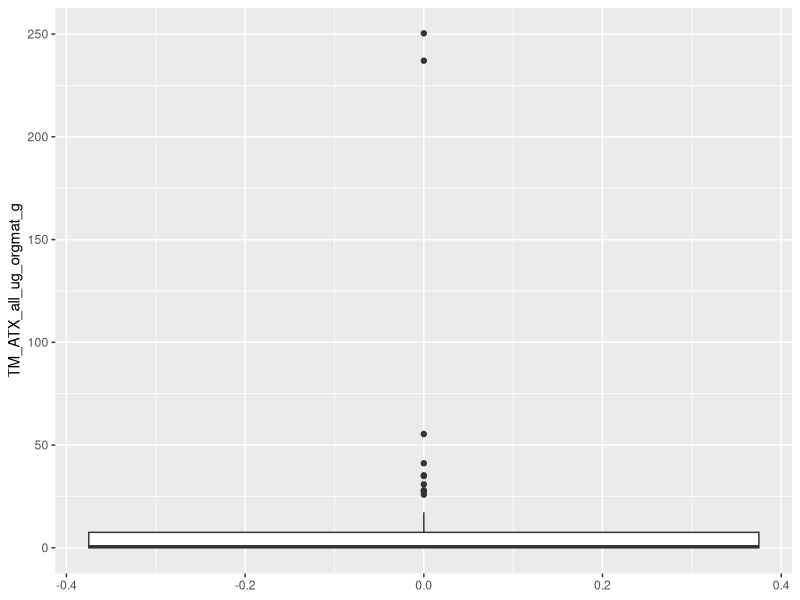
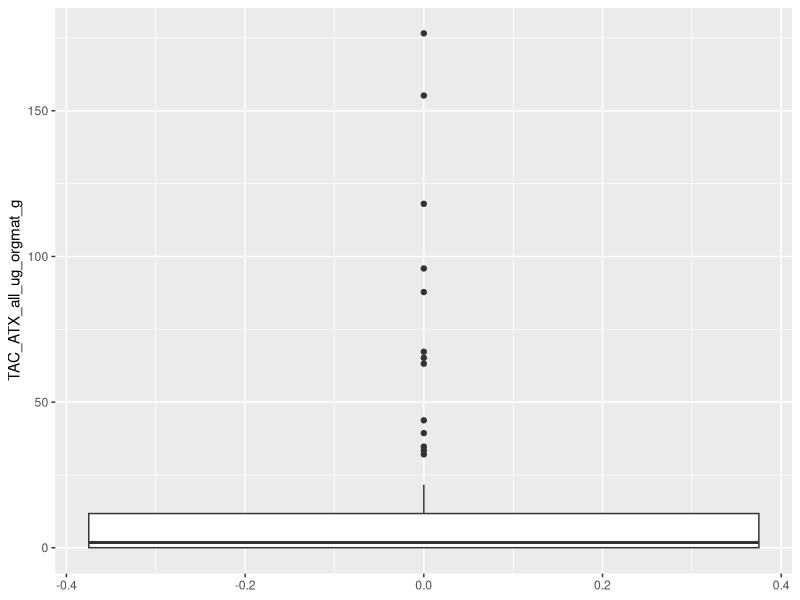
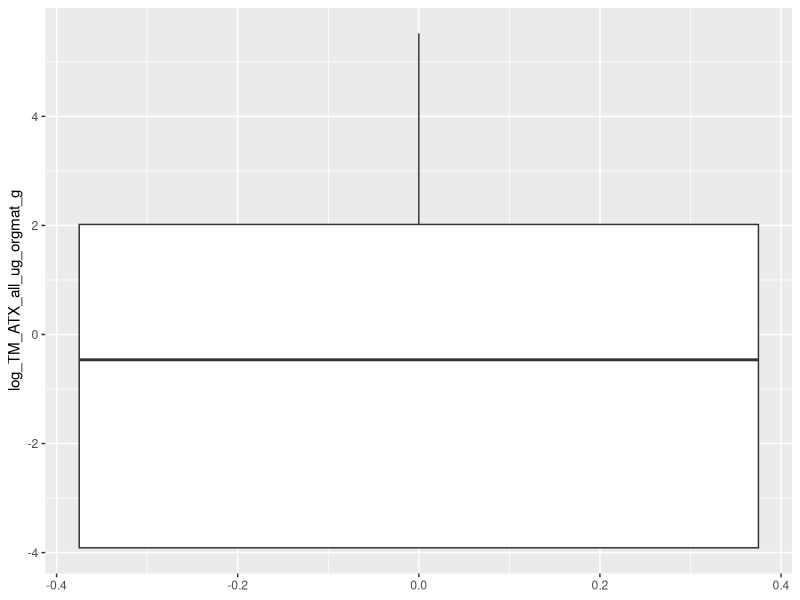
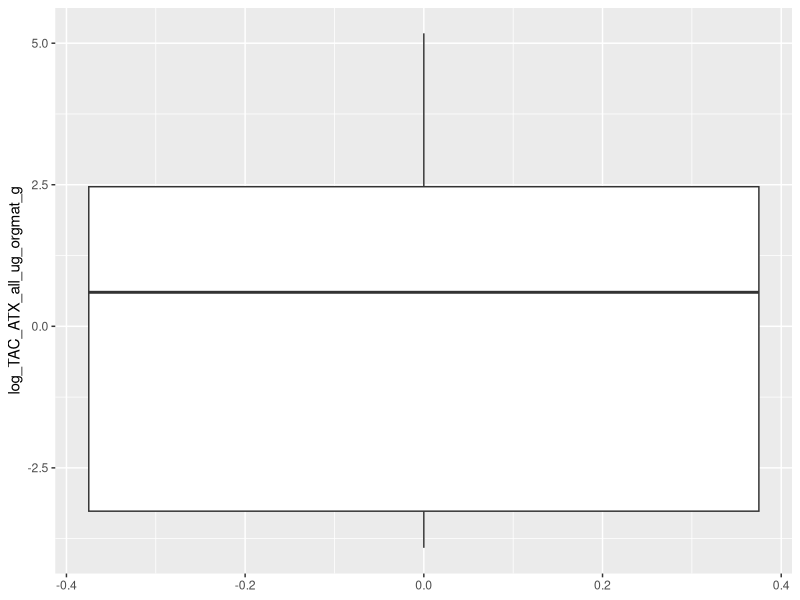

The R source for these figures, in order:
#### Log-transforming anatoxins and making categories for analyses
### Jordan Zabrecky
## last edited: 03.12.2026

# This script standardizes anatoxin concentrations to use in Q3 analyses

#### (1) Loading libraries & data ####

# libraries
lapply(c("tidyverse"), require, character.only = T)

# read in environmental covariates & toxin data
atx <- read.csv("data/field_and_lab/environmental_covariates_and_toxins.csv") %>% 
  # will analyze congeners all together standardized by OM, 
  # so removing individual congeners and standardization by chl-a
  select(field_date, site_reach, site, TM_ATX_all_ug_orgmat_g, TAC_ATX_all_ug_orgmat_g)

#### (2) Log-transforming and deciding ATX categories ####

## (a) looking at non-logged data

# see medians, etc. for each
summary(atx$TM_ATX_all_ug_orgmat_g)
summary(atx$TAC_ATX_all_ug_orgmat_g)

# maybe should just use a cut-off of greater than >10 ug?
ggplot(data = atx, aes(y = TM_ATX_all_ug_orgmat_g)) +
  geom_boxplot()
ggplot(data = atx, aes(y = TAC_ATX_all_ug_orgmat_g)) +
  geom_boxplot()

## (b) log-transform values

# need to replace zeros with a value 
# lowest non-zero value is 0.03, how about 0.02 as zero replacement?
log(0.03) # -3.506558
log(0.02) # -3.912

# log values (replace with 0.02 when 0)
atx <- atx %>% 
  mutate(log_TM_ATX_all_ug_orgmat_g = case_when(TM_ATX_all_ug_orgmat_g == 0 ~ log(0.02),
                                                TRUE ~ log(TM_ATX_all_ug_orgmat_g)),
         log_TAC_ATX_all_ug_orgmat_g = case_when(TAC_ATX_all_ug_orgmat_g == 0 ~ log(0.02),
                                                 TRUE ~ log(TAC_ATX_all_ug_orgmat_g)))

# see medians, etc. for each for log values
summary(atx$log_TM_ATX_all_ug_orgmat_g)
summary(atx$log_TAC_ATX_all_ug_orgmat_g)

# maybe should just use a cut-off of greater than >10 ug?
ggplot(data = atx, aes(y = log_TM_ATX_all_ug_orgmat_g)) +
  geom_boxplot()
ggplot(data = atx, aes(y = log_TAC_ATX_all_ug_orgmat_g)) +
  geom_boxplot()

# need to make a column for NT samples to compare to toxin concentrations
# (in case we have both taxa or only one taxa) will take the average of two or the one value
atx <- atx %>% 
  mutate(mean_ATX_all_ug_orgmat_g = case_when(is.na(TM_ATX_all_ug_orgmat_g) & 
                                                is.na(TAC_ATX_all_ug_orgmat_g) ~ NA,
                                              is.na(TM_ATX_all_ug_orgmat_g) ~ TAC_ATX_all_ug_orgmat_g,
                                              is.na(TAC_ATX_all_ug_orgmat_g) ~ TM_ATX_all_ug_orgmat_g,
                                              TRUE ~ (TAC_ATX_all_ug_orgmat_g + TM_ATX_all_ug_orgmat_g) / 2)) %>% 
  # lastly, log that value as above
  mutate(log_NT_ATX_all_ug_orgmat_g = case_when(mean_ATX_all_ug_orgmat_g == 0 ~ log(0.02),
                                                TRUE ~ log(mean_ATX_all_ug_orgmat_g)))

# add in categorical grouping
atx <- atx %>% 
  mutate(TM_atx_category = case_when(TM_ATX_all_ug_orgmat_g >= 10 ~ "high",
                                     TM_ATX_all_ug_orgmat_g > 0 ~ "low",
                                     TM_ATX_all_ug_orgmat_g == 0 ~ "none",
                                     TRUE ~ NA),
         TAC_atx_category = case_when(TAC_ATX_all_ug_orgmat_g >= 10 ~ "high",
                                      TAC_ATX_all_ug_orgmat_g > 0 ~ "low",
                                      TAC_ATX_all_ug_orgmat_g == 0 ~ "none",
                                      TRUE ~ NA),
         NT_atx_category = case_when(mean_ATX_all_ug_orgmat_g >= 10 ~ "high",
                                     mean_ATX_all_ug_orgmat_g > 0 ~ "low",
                                     mean_ATX_all_ug_orgmat_g == 0 ~ "none",
                                     TRUE ~ NA),
         TM_atx_detected = case_when(TM_atx_category == "none" ~ "none",
                                     is.na(TM_atx_category) ~ NA,
                                     TRUE ~ "detected"),
         TAC_atx_detected = case_when(TAC_atx_category == "none" ~ "none",
                                      is.na(TAC_atx_category) ~ NA,
                                      TRUE ~ "detected"),
         NT_atx_detected = case_when(NT_atx_category == "none" ~ "none",
                                     is.na(NT_atx_category) ~ NA,
                                     TRUE ~ "detected"))

#### (3) Saving CSV ####

# save csv
write.csv(atx, "./data/field_and_lab/atx_w_categorical_groupings.csv", 
          row.names = FALSE)
